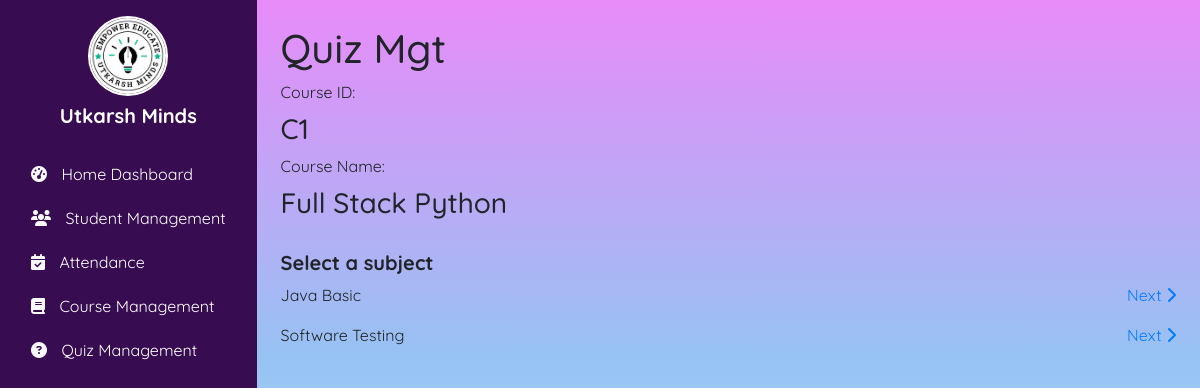
The app's page /quizmgt/subject_select/C1 with its own data.
### coursemgt/models.py (models this page shows, shortened)
class Course(models.Model):
    c_id = models.TextField(primary_key=True)
    cname = models.CharField(max_length=255)
    cduration = models.IntegerField()

class Subject(models.Model):
    sb_id = models.TextField(primary_key=True)
    sbname = models.CharField(max_length=255)
    courses = models.ManyToManyField(Course, related_name='subjects')
    def __str__(self):
        return self.sbname

### quizmgt/views.py (the view)
# urls.py: path("subject_select/<str:c_id>", views.subject_select),
def subject_select(request, c_id):
    c=Course.objects.get(pk=c_id)
    subjects= c.subjects.all()
    return render(request, 'quizmgt/subject_select.html', {'c': c, 'subjects':subjects})

### dump/quizmgt/templates/quizmgt/subject_select.html (shortened to what this page needs)
{% extends "base.html" %}
{% block body %}
<h1>Quiz Mgt</h1>
    <label for="cid">Course ID: </label>
    <h3>{{c.c_id}}</h3>
    <label for="cname">Course Name: </label>
    <h3>{{c.cname}}</h3>
    <br>
    <h5>Select a subject</h5>
    <div class="list-group">
        {% for s in subjects %}
        <div class="d-flex justify-content-between align-items-center mb-3 course-list-item">
            <span>{{s}}</span>
            <a href="/quizmgt/student_list/{{ c.c_id }}/{{ s.sbname}}" class="next-btn">
                Next <i class="fa-solid fa-chevron-right"></i>
            </a>
        </div>
        {% endfor %}
    </div>
    {% endblock body %}

### static/css/base_style.css (style rules this page uses)
body { margin: 0; padding: 0; font-family: "Quicksand", sans-serif; font-optical-sizing: auto; font-style: normal; }

### templates/base.html (style rules this page uses)
body { background: rgb(204,247,248); background: linear-gradient(0deg, rgba(204,247,248,1) 0%, rgba(150,195,243,1) 55%, rgba(232,139,249,1) 100%); }
h5 { font-size: 1.25rem; font-weight: bold; }
.d-flex { display: flex; }
.min-vh-100 { min-height: 100vh; }

### records on screen
Course: c_id "C1", cname "Full Stack Python"
Subject: sbname "Java Basic"
Subject: sbname "Software Testing"
